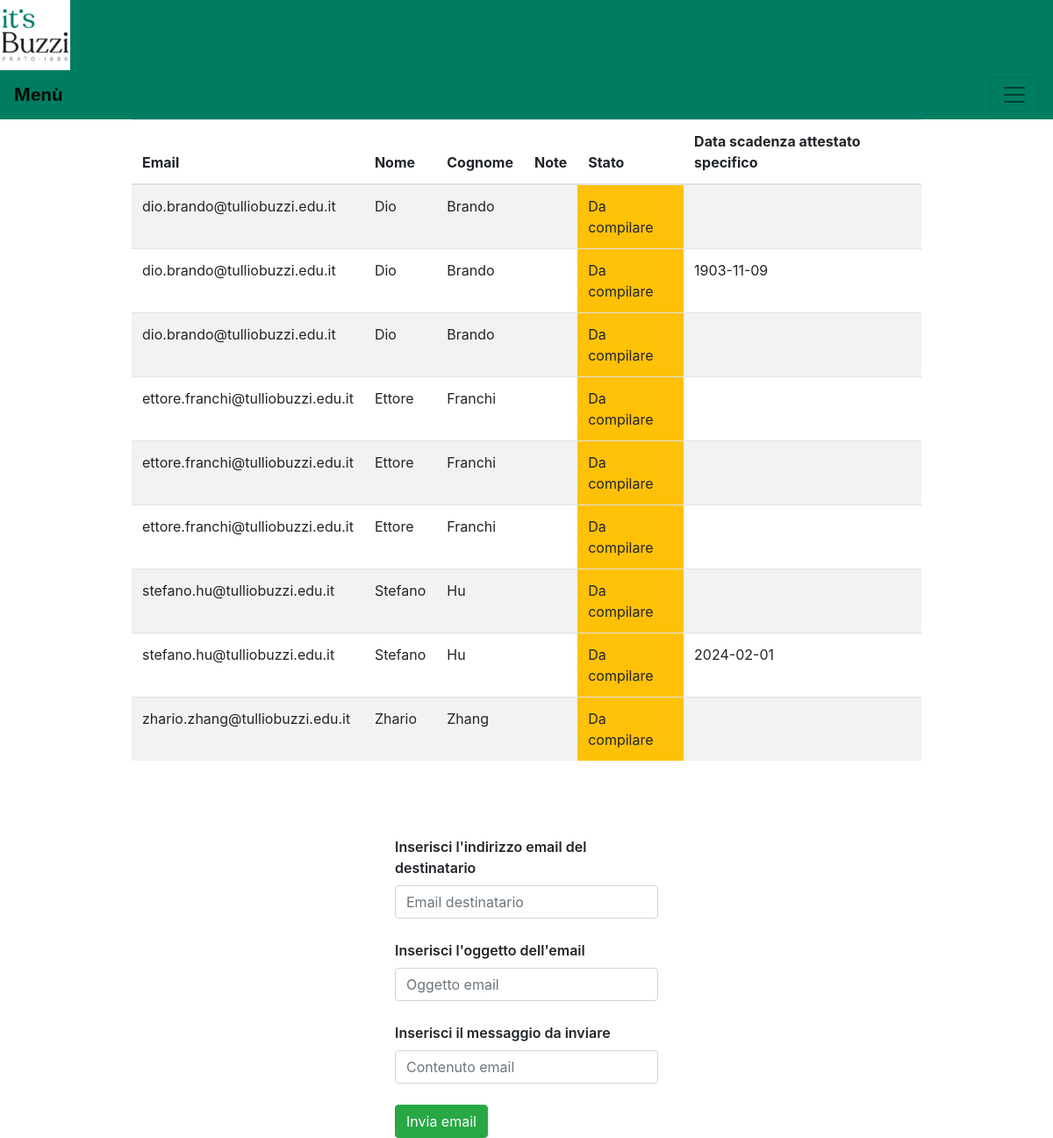
/cuccurullo_page.php, run on the app's committed database.
### tables this page shows
CREATE TABLE personale (
	 
	 
	 
	mail         VARCHAR(64) PRIMARY KEY NOT NULL,  
	tipo         ENUM('ata','docente')   NOT NULL,
	nome         VARCHAR(32)             NOT NULL,
	cognome      VARCHAR(32)             NOT NULL,
	 
	cod_fiscale  VARCHAR(32)             NOT NULL,
	note         VARCHAR(128)            NOT NULL DEFAULT '',
    stato 	     ENUM('Da compilare', 'Da validare', 'Validato', 'Richiesta modifica') DEFAULT 'Da compilare',
	pw           VARCHAR(32)             NOT NULL DEFAULT '1234', 
	in_servizio  ENUM('s', 'n')			 NOT NULL DEFAULT 's' 
);

CREATE TABLE attestato (
	mail VARCHAR(64) NOT NULL,
	tipo ENUM('formazione_generale',
		  'formazione_specifica_medio',
		  'formazione_alto',
		  'formazione_sicurezza_preposto',
		  'aggiornamento_sicurezza_preposto',  
		  'aggiornamento_sicurezza',  
		  'formazione_rls',
		  'aggiornamento_rls',  
		  'formazione_rspp',  
		  'aggiornamento_rspp',
		  'formazione_incendio_medio',
		  'formazione_incendio_alto',
		  'formazione_primo_soccorso',
		  'aggiornamento_primo_soccorso',  
		  'formazione_blsd',
		  'aggiornamento_blsd',  
		  'altro') NOT NULL	   DEFAULT 'altro',
	descrizione   VARCHAR(128) DEFAULT '',
	data_scadenza DATE 		   DEFAULT NULL,
	PRIMARY KEY(mail,tipo),
	CONSTRAINT attestato_generico_mail
		FOREIGN KEY (mail)
		REFERENCES personale(mail)
);

### database/database.php (called while the page is built, shortened)
<?php
function connect_database($server_name = "localhost",
                          $username = "root",
                          $password = "",
                          $database = "rspp_certificati")
{
    $conn = new mysqli($server_name, $username, $password);
    return $conn;
}
function getUsersForCuccurullo() {
    $conn = connect_database();
    $sql = "
        SELECT p.mail as mail, p.nome as nome, p.cognome as cognome, p.note as note, p.stato as stato, att.data_scadenza as ass_data_scadenza
        FROM personale p
        INNER JOIN attestato att ON att.mail = p.mail;
    ";
    $stmt = $conn->prepare($sql);
    $stmt->execute();
    $results = $stmt->get_result();
    $users = array();
    while($row = $results->fetch_assoc()) {
        $users[] = array(
            "mail" => $row['mail'],
            "nome" => $row['nome'],
            "cognome" => $row['cognome'],
            "note" => $row['note'],
            "stato" => $row['stato'],
            "ass_data_scadenza" => $row['ass_data_scadenza']
            );
    }
    return $users;
}

### cuccurullo_page.php (the view, shortened to what this page needs)
<!DOCTYPE html>
<html lang="it">
<head>
    <link rel="stylesheet" href="css/header.css">
    <link rel="stylesheet" href="css/index.css">
</head>
<body>
<div>
</div>
<div>
    <?php
    include 'database/database.php';
    $users = getUsersForCuccurullo();
    echo '<table class="table table-striped table-hover w-75 ">
            <thead>
                <tr>
                    <th scope="col">Email</th>
                    <th scope="col">Nome</th>
                    <th scope="col">Cognome</th>
                    <th scope="col">Note</th>
                    <th scope="col">Stato</th>
                    <th scope="col">Data scadenza attestato specifico</th>
                </tr>
            </thead>
            <tbody>';
    $id = 0;
    $mail = "mail";
    $nome = "nome";
    $cognome = "cognome";
    $note = "note";
    $stato = "stato";
    $ass_data_scadenza = "ass_data_scadenza";
    $fine_mail = "@tulliobuzzi.edu.it";
    foreach ($users as $user) {
        $id++;
        $da_compilare = $user['stato'] == StatoCertificati::DA_COMPILARE;
        $data_scadenza_specifico_attivo = $user['ass_data_scadenza'] > new DateTime();
        echo '<tr id="' . $id . '" >
                <td id="' . $id . $mail . '">' . $user['mail'].$fine_mail . '</td>
                <td id="' . $id . $nome . '">' . $user['nome'] . '</td>
                <td id="' . $id . $cognome . '">' . $user['cognome'] . '</td>
                <td id="' . $id . $note . '">' . $user['note'] . '</td>
                <td id="' . $id . $stato . '" class="' . ($da_compilare ? 'bg-warning' : '') . '">' . $user['stato'] . '</td>
                <td id="' . $id . $ass_data_scadenza . '" class="' . ($data_scadenza_specifico_attivo ? 'bg-danger' : '') . '">' . $user['ass_data_scadenza'] . '</td>
            </tr>';
    }
    echo '</tbody>
        </table>';
    ?>
</div>
<div id="email-section" class="w-25">
    <form action="http://localhost:80/rspp_certificati/sendmail.php" method="post" class="font form">
        <label class="form-label" for="to">Inserisci l'indirizzo email del destinatario</label>
        <input class="button form-control" type="email" name="to" id="to" placeholder="Email destinatario">
        <br>
        <label class="form-label" for="subject">Inserisci l'oggetto dell'email</label>
        <input class="button form-control" type="text" name="subject" id="subject" placeholder="Oggetto email">
        <br>
        <label id="form-label" for="body">Inserisci il messaggio da inviare</label>
        <input class="button form-control" type="text" name="body" id="body" placeholder="Contenuto email">
        <br>
        <input class="button btn btn-success" type="submit" value="Invia email">
    </form>
</div>
</body>
</html>

### css/header.css (style rules this page uses)
* { padding: 0; margin: 0; }
.header-css { background-color: #007d60; height: 80px; width: 100%; }
.icon { vertical-align: middle; }

### cuccurullo_page.php (style rules this page uses)
.table { margin: auto; width: 50% !important; }
#email-section { padding-top: 70px; margin: auto; width: 50%; }

### data on the page
personale: mail "dio.brando", nome "Dio", cognome "Brando", stato "Da compilare"
attestato: mail.mail "dio.brando", mail.nome "Dio", mail.cognome "Brando", mail.stato "Da compilare", data_scadenza "1903-11-09"
personale: mail "ettore.franchi", nome "Ettore", cognome "Franchi", stato "Da compilare"
attestato: mail.mail "stefano.hu", mail.nome "Stefano", mail.cognome "Hu", mail.stato "Da compilare"
attestato: mail.mail "stefano.hu", mail.nome "Stefano", mail.cognome "Hu", mail.stato "Da compilare", data_scadenza "2024-02-01"
attestato: mail.mail "zhario.zhang", mail.nome "Zhario", mail.cognome "Zhang", mail.stato "Da compilare"
